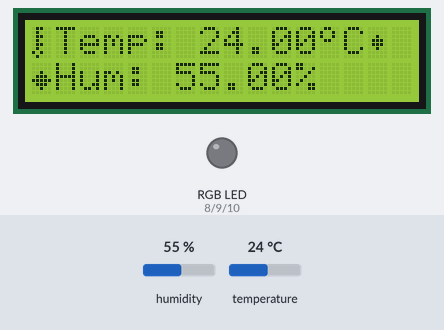
Bench run of a sketch on a simulated Arduino Uno, built with avr-gcc and run on an emulated ATmega328P. On the bench: 16×2 character LCD, an RGB LED mixed from three pins (HIGH = lit). Inputs (shaded band) come from the test bench; at power-on: humidity 55 %, temperature 24 °C.

Above: at 1.2 s.
1.3 s: humidity set to 32 %
At 6.8 s:
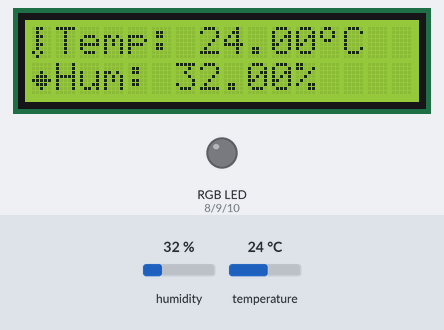
10.9 s: humidity set to 29 %
At 15.5 s:
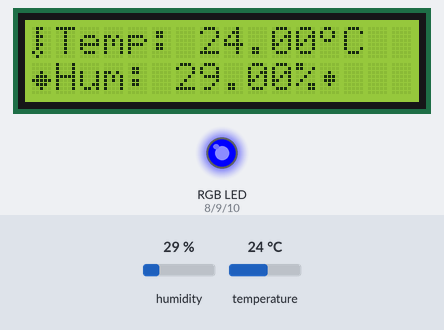
20.5 s: temperature set to 29 °C
At 24.9 s:
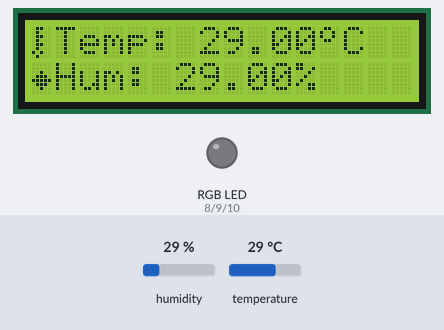
25.6 s: temperature set to 32 °C
At 26.5 s:
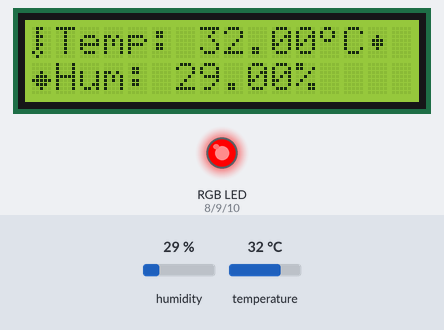
35.2 s: humidity set to 88 %
At 40.3 s:
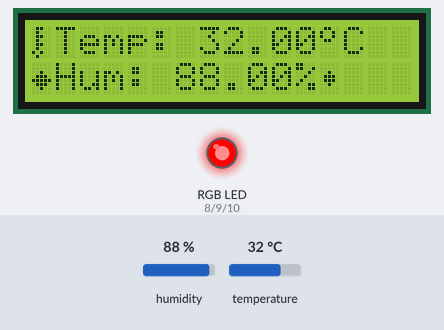
44.8 s: temperature set to 12 °C
At 47.3 s:
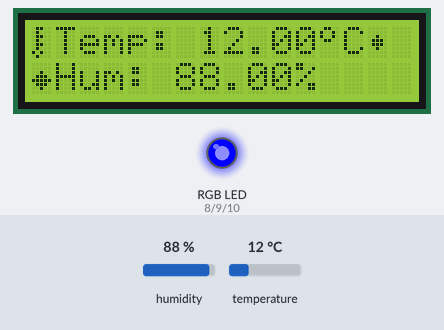
Timing chart, 0 to 54.5 s (numbered marks = the images above; inputs shaded):
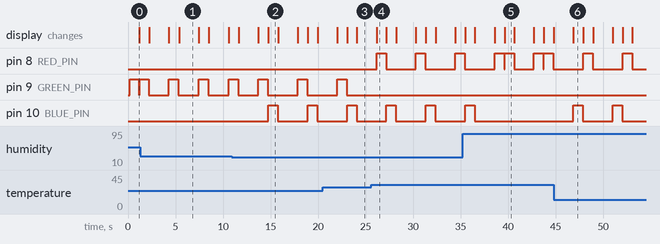

Measured:
- the behaviour switches between 31 and 30 % on humidity (found by bisection; images 1 and 2)
- the behaviour switches between 30 and 31 °C on temperature (found by bisection; images 3 and 4)
- after the input at 10.9 s, pin 10 (BLUE_PIN): alternates HIGH for 1.0 s and LOW for 3.1 s, starting after 3.9 s; the display: first differs from a run without the input after 2.8 s (image 2 shows a later state)
- after the input at 25.6 s, pin 8 (RED_PIN): alternates HIGH for 1.0 s and LOW for 3.1 s, starting after 0.55 s; pin 9 (GREEN_PIN): stops changing and stays LOW
- after the input at 35.2 s, pin 10 (BLUE_PIN): goes on until 36.5 s, then stays LOW
- after the input at 44.8 s, pin 10 (BLUE_PIN): alternates HIGH for 1.0 s and LOW for 3.1 s, starting after 2.1 s
- what the display in image 1 shows lasts 2.0 s, from 5.4 s to 7.4 s

The sketch:

TempHumSensor.ino
```cpp
/*
  =============================================================
  |🌡️💧TemperatureHumiditySensor by https://github.com/Maxdgf|
  =============================================================
  |Used components:
  |-1) Arduino UNO
  |-2) LCD1602 I2C
  |-3) DHT11
  |-4) RGB LED module
*/

//including others libs
#include <string.h>

//including libs for modules
#include <Wire.h>
#include <LiquidCrystal_I2C.h>
#include <DHT.h>

//define modules pins
#define DHT_PIN 7
#define RED_PIN 8
#define GREEN_PIN 9
#define BLUE_PIN 10

//initialize a custom symbols in byte arrays
const byte tempSymbol[8] = { 0b01100, 0b01000, 0b01100, 0b01000, 0b01100, 0b01000, 0b10100, 0b01000 };
const byte humSymbol[8] = { 0b00000, 0b00000, 0b00100, 0b01110, 0b11111, 0b01110, 0b00100, 0b00000 };
const byte gradusSymbol[8] = { 0b01100, 0b10010, 0b10010, 0b01100, 0b00000, 0b00000, 0b00000, 0b00000 };
const byte dotSymbol[8] = { 0b00000, 0b00000, 0b00100, 0b01110, 0b01110, 0b00100, 0b00000, 0b00000 };

//creating objects of LCD1602 I2C display and DHT11 temp hum sensor
LiquidCrystal_I2C lcd(0x27, 16, 2); //creating LCD1602 I2C (16 chars and 2 lines display) object
DHT dht(DHT_PIN, DHT11); //or DHT22

void setup()
{
  //start DHT11
  dht.begin();

  //LCD1602 I2C initialization and creating special symbols
  lcd.init();
  lcd.backlight();

  lcd.createChar(1, tempSymbol);
  lcd.createChar(2, humSymbol);
  lcd.createChar(3, gradusSymbol);
  lcd.createChar(4, dotSymbol);

  //initialization RGB led pins
  pinMode(RED_PIN, OUTPUT);
  pinMode(GREEN_PIN, OUTPUT);
  pinMode(BLUE_PIN, OUTPUT);
}

void loop()
{
  //reading DHT11 data (temperature and humidity)
  float temp = dht.readTemperature();
  float hum = dht.readHumidity();

  //create data strings for printing in LCD1602 I2C display
  String tempData = "Temp: " + String(temp) + char(3) + "C";
  String humData = "Hum: " + String(hum) + "%";

  //printing DHT11 sensor data in LCD1602 I2C display
  lcd.setCursor(0, 0);
  lcd.print(char(1));
  lcd.setCursor(1, 0);
  lcd.print(tempData);
  lcd.setCursor(0, 1);
  lcd.print(char(2));
  lcd.setCursor(1, 1);
  lcd.print(humData);

  //check DHT11 sensor data norms and update strings
  checkNormsOfTemp(temp, tempData, humData);
  checkNormsOfHum(hum, tempData, humData);

  delay(2000);
}

void turnOffRGBLight() {
  //turn off RGB led
  digitalWrite(RED_PIN, LOW);
  digitalWrite(GREEN_PIN, LOW);
  digitalWrite(BLUE_PIN, LOW);
}

void checkNormsOfTemp(float temp, String text1, String text2) {
  //checking temperature norms
  //set to temperature data string pointer symbol (dotSymbol) when RGB led turns on
  lcd.setCursor(0, 0);
  lcd.print(char(1));
  lcd.setCursor(1, 0);
  lcd.print(text1 + char(4));

  //turns on RGB led logic by temperature value
  if (temp >= 20 && temp <= 30) {
    //normal temperature
    digitalWrite(RED_PIN, LOW);
    digitalWrite(GREEN_PIN, HIGH);
    digitalWrite(BLUE_PIN, LOW);

    delay(1000);

    turnOffRGBLight();
  } else if (temp >= 30) {
    //critical temperature
    digitalWrite(RED_PIN, HIGH);
    digitalWrite(GREEN_PIN, LOW);
    digitalWrite(BLUE_PIN, LOW);

    delay(1000);

    turnOffRGBLight();
  } else if (temp <= 15) {
    //small temperature
    digitalWrite(RED_PIN, LOW);
    digitalWrite(GREEN_PIN, LOW);
    digitalWrite(BLUE_PIN, HIGH);

    delay(1000);

    turnOffRGBLight();
  }

  //delete pointer symbol (dotSymbol) and update data strings
  lcd.clear();
  lcd.setCursor(0, 0);
  lcd.print(char(1));
  lcd.setCursor(1, 0);
  lcd.print(text1);
  lcd.setCursor(0, 1);
  lcd.print(char(2));
  lcd.setCursor(1, 1);
  lcd.print(text2);
}

void checkNormsOfHum(float hum, String text1, String text2) {
  //checking humidity norms
  //set to humidity data string pointer symbol (dotSymbol) when RGB led turns on
  lcd.setCursor(0, 1);
  lcd.print(char(2));
  lcd.setCursor(1, 1);
  lcd.print(text2 + char(4));

  if (hum >= 40 && hum <= 60) {
    //normal humidity
    digitalWrite(RED_PIN, LOW);
    digitalWrite(GREEN_PIN, HIGH);
    digitalWrite(BLUE_PIN, LOW);

    delay(1000);

    turnOffRGBLight();
  } else if (hum >= 70) {
    //critical humidity
    digitalWrite(RED_PIN, HIGH);
    digitalWrite(GREEN_PIN, LOW);
    digitalWrite(BLUE_PIN, LOW);

    delay(1000);

    turnOffRGBLight();
  } else if (hum <= 30) {
    //small humidity
    digitalWrite(RED_PIN, LOW);
    digitalWrite(GREEN_PIN, LOW);
    digitalWrite(BLUE_PIN, HIGH);

    delay(1000);

    turnOffRGBLight();
  }

  //delete pointer symbol (dotSymbol) and update data strings
  lcd.clear();
  lcd.setCursor(0, 0);
  lcd.print(char(1));
  lcd.setCursor(1, 0);
  lcd.print(text1);
  lcd.setCursor(0, 1);
  lcd.print(char(2));
  lcd.setCursor(1, 1);
  lcd.print(text2);
}
```
